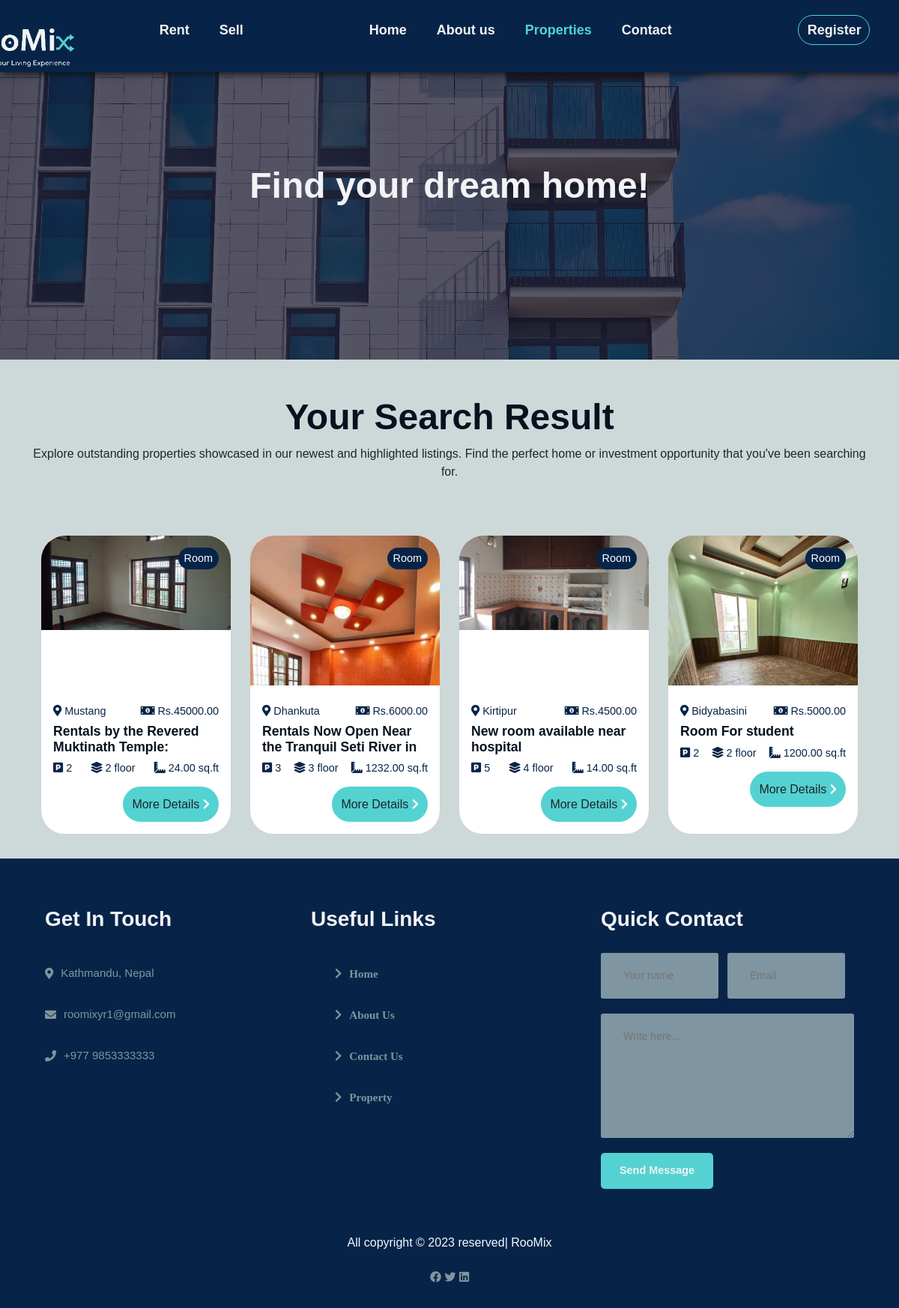
Page /client/properties.php?category=Room on the committed database.
### tables this page shows
CREATE TABLE `property` (
  `id` int(11) NOT NULL,
  `property_title` varchar(255) NOT NULL,
  `description` text DEFAULT NULL,
  `property_type` enum('Room','Flat') NOT NULL,
  `kitchen` int(11) DEFAULT NULL,
  `bedroom` int(11) DEFAULT NULL,
  `living_room` int(11) DEFAULT NULL,
  `floor` int(11) DEFAULT NULL,
  `parking` int(11) DEFAULT NULL,
  `area` decimal(10,2) DEFAULT NULL,
  `total_price` decimal(10,2) DEFAULT NULL,
  `location` varchar(255) DEFAULT NULL,
  `added_date` timestamp NOT NULL DEFAULT current_timestamp(),
  `expiry_date` date DEFAULT NULL,
  `sold_status` tinyint(1) NOT NULL DEFAULT 1,
  `user_id` int(50) NOT NULL,
  `media` text DEFAULT NULL
);

### client/properties.php (the view, shortened to what this page needs)
<!DOCTYPE html>
<html lang="en">
<?php
include '../includes/dbConnect.php'; ?>
<head>
    <link rel="stylesheet" href="https://use.fontawesome.com/releases/v5.15.4/css/all.css" />
    <link href="https://cdn.jsdelivr.net/npm/bootstrap@5.3.3/dist/css/bootstrap.min.css" rel="stylesheet">
    <link rel="stylesheet" href="style.css">
</head>
<body style="padding-top: 0.25px;">
    <nav style="justify-content: center;align-items: center;">
        <a href="index.php" class="active"><img src="image/logo.png" alt="logo"></a>
        <div class="navigation">
            <ul>
                <li><a href="login.php" class="">Rent</a></li>
                <li><a href="login.php">Sell</a></li>
            </ul>
            <ul>
                <li><a href="index.php">Home</a></li>
                <li><a href="aboutUs.php">About us</a></li>
                <li><a href="properties.php" class="active">Properties</a></li>
                <li><a href="contact.php">Contact</a></li>
            </ul>
            <ul>
                <li><a href="registration.php"><button class="btn register" onclick="showRegisterForm()">Register</button></a></li>
            </ul>
        </div>
    </nav>
    <section id="properties" style="padding-top:2rem;">
        <h2><b>Find your dream home!</b></h2>
    </section>
    <div class="container my-5 mb-3">
        <div class="text-center">
            <h1>Your Search Result</h1>
            <p>Explore outstanding properties showcased in our newest and highlighted listings. Find the perfect home or investment opportunity that you've been searching for.</p>
            <?php
            $records_per_page = 5;
            $page = 1;
            $offset = ($page - 1) * $records_per_page;
            $search_query = '';
            $filtered_property_query = "SELECT * FROM property WHERE sold_status = 1";
            if (isset($_GET['category']) && $_GET['category'] != 'all') {
                $category_query = " AND property_type = '" . mysqli_real_escape_string($conn, $_GET['category']) . "'";
                $search_query .= $category_query;
            }
            if (!empty($search_query)) {
                $filtered_property_query .= $search_query;
            }
            $property_query = $filtered_property_query . " ORDER BY added_date DESC LIMIT $offset, $records_per_page";
            $query_run = mysqli_query($conn, $property_query);
            ?>
            <div class="container my-5 mb-3">
                <div class="row row-cols-1 row-cols-md-4 mt-2 g-4">
                    <?php
                    while ($row = mysqli_fetch_assoc($query_run)) {
                    ?>
                        <div class="col mb-3">
                            <div class="card h-100 rounded-5 position-relative">
                                <div class="image-container" style="height: 200px; overflow: hidden;">
                                    <?php
                                    if (!empty($row['media'])) {
                                        $image_urls = explode(',', $row['media']);
                                        $first_image = trim($image_urls[0]);
                                    }
                                    ?>
                                    <img src="<?php echo $first_image; ?>" class="card-img-top rounded-top-5" style="background-position: center; background-size: cover;" alt="image">
                                </div>
                                <span class="position-absolute top-0 end-0 mt-3 me-3 text-white py-1 px-2 rounded-pill" style="background-color: #072448;"><?php echo $row['property_type'] ?></span>
                                <div class="card-body">
                                    <div style=" display:flex; justify-content: space-between;">
                                        <span style="color: #072448;"><i class="fas fa-map-marker-alt mr-1"></i> <?php echo $row['location'] ?></span>
                                        <span style="color: #072448;"><i class="fas fa-money-bill-alt mr-1"></i> Rs.<?php echo $row['total_price'] ?></span>
                                    </div>
                                    <div class="description text-left" style="max-height: 2.6em; overflow: hidden;">
                                        <h6 class="card-text" style="    text-align: left;">
                                            <b><?php echo $row['property_title'] ?></b>
                                        </h6>
                                    </div>
                                    <div>
                                        <div style=" display:flex; justify-content: space-between;">
                                            <span style="color: #072448;"><i class="fas fa-parking mr-1"></i> <?php echo $row['parking'] ?></span>
                                            <span style="color: #072448;"><i class="fas fa-layer-group mr-1"></i> <?php echo $row['floor'] ?> floor</span>
                                            <span style="color: #072448;"><i class="fas fa-ruler-combined mr-1"></i> <?php echo $row['area'] ?> sq.ft</span>
                                        </div>
                                    </div>
                                    <div class="d-flex justify-content-end mt-2 position-relative">
                                        <a href="p-detail.php?id=<?php echo $row['id'] ?>" class="btn custom-btn-color rounded-5">More Details <i class="arrow fas fa-chevron-right"></i></a>
                                    </div>
                                </div>
                            </div>
                        </div>
                    <?php
                    }
                    ?>
                </div>
            </div>
        </div>
    </div>
    <footer>
        <div class="f-main">
            <div class="footer-col about" id="about">
                <h3>Get In Touch</h3>
                <li><i class="fas fa-map-marker-alt"></i>Kathmandu, Nepal</li>
                <li><i class="fas fa-envelope"></i>roomixyr1@gmail.com</li>
                <li><i class="fas fa-phone"></i>+977 9853333333</li>
            </div>
            <div class="footer-col links">
                <h3>Useful Links</h3>
                <ul>
                    <li><i class="fas fa-chevron-right"><a href="index.php">Home</a></i></li>
                    <li><i class="fas fa-chevron-right"><a href="aboutUs.php">About Us</a></i></li>
                    <li><i class="fas fa-chevron-right"><a href="contact.php">Contact Us</a></i></li>
                    <li><i class="fas fa-chevron-right"><a href="properties.php">Property</a></i></li>
                </ul>
            </div>
            <div class="form">
                <h3>Quick Contact</h3>
                <div class="form-row">
                    <input type="text" placeholder="Your name">
                    <input type="text" placeholder="Email">
                </div>
                <div class="form-col">
                    <textarea name="" id="" cols="30" rows="6" placeholder="Write here..."></textarea>
                </div>
                <div class="form-col">
                    <button> Send Message</button>
                </div>
            </div>
        </div>
        <div class="copyright">
            <p>All copyright &#169; 2023 reserved| RooMix</p>
            <div class="<div class=" properties card">
                <i class="fab fa-facebook"></i>
                <i class="fab fa-twitter"></i>
                <i class="fab fa-linkedin"></i>
            </div>
        </div>
    </footer>
</body>
</html>

### client/properties.php (style rules this page uses)
html { height: 0; }
span { color: #072448; }
span i { color: #072448; }
.custom-btn-color { background-color: #54d2d2; border-radius: 3rem; border: none; }
.arrow { color: white; }
.card { animation: fadeInUp 0.5s ease-out; transition: transform 0.3s ease; }

### rows in the picture
property: media (picture), property_type "Room", location "Mustang", total_price "45000.00", property_title "Rentals by the Revered Muktinath Temple:…", parking "2", floor "2", area "24.00"
property: media (picture), property_type "Room", location "Dhankuta", total_price "6000.00", property_title "Rentals Now Open Near the Tranquil Seti River in…", parking "3", floor "3", area "1232.00"
property: shows a picture, property_type "Room", location "Kirtipur", total_price "4500.00", property_title "New room available near hospital", parking "5", floor "4", area "14.00"
property: shows a picture, property_type "Room", location "Bidyabasini", total_price "5000.00", property_title "Room For student", parking "2", floor "2", area "1200.00"
